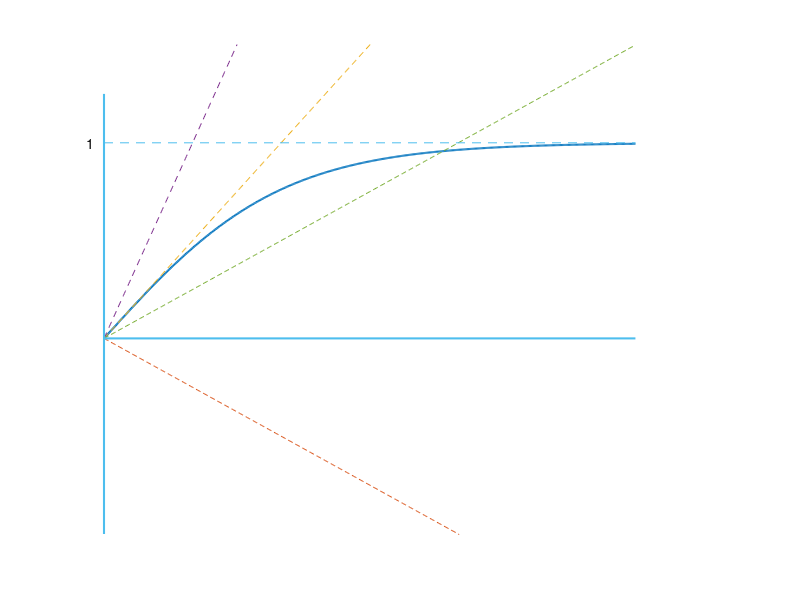

The MATLAB script that drew this image: (Note: this script raises an error after producing the figure.)
x=(0:1/200:3);
y=tanh(x);
plot(x,y,'linewidth',1.5)
axis([0 3.5 -1 1.5])
axis off
hold on

x=(0:1/200:3);
y=-0.50*x;
plot(x,y,'linestyle','--')

x=(0:1/200:3);
y=x;
plot(x,y,'linestyle','--')

x=(0:1/200:3);
y=2.0*x;
plot(x,y,'linestyle','--')

x=(0:1/200:3);
y=0.50*x;
plot(x,y,'linestyle','--')

q=[0 0];
r=[-1 1.25];
line(q,r,'linewidth',1.5)

q=[0 3];
r=[1 1];
line(q,r,'linestyle','--')

q=[0 3];
r=[0 0];
line(q,r,'linewidth',1.5)

text(-.1,1,'1')

rdot=sprintf('%c',183)
text(1.89,0.96,rdot,'fontname','symbol','fontweight','bold','fontsize',15)

rsq=sprintf('%c',214);
text(3.05,0,rsq,'fontname','symbol','fontweight','bold')
text(3.1,0,'s L')
text(3.1,0.1,'_')

text(2.5,0.8,'z=tanh  s L')
text(2.77,0.8,rsq,'fontname','symbol','fontweight','bold')
text(2.82,0.9,'_')

text(0.2,1.2,'-1<hL<0')
text(1.3,1.2,'hL=-1')
text(2.2,1.3,'hL<-1')
text(1.1,-0.5,'h>0 (physical)')

hold off
